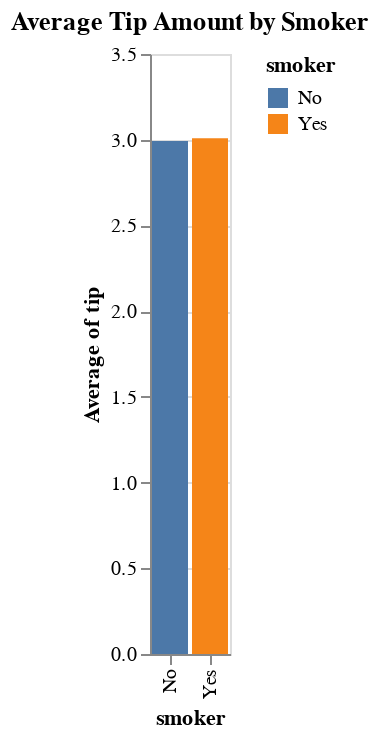

The notebook cell this image was saved under:
### Code cell
#4. Bar Chart of Tips by Smoker
bar_tips_by_smoker = alt.Chart(data).mark_bar().encode(
    x='smoker:N',
    y='average(tip):Q',
    color='smoker:N',
    tooltip=['smoker', 'average(tip)']
).properties(
    title='Average Tip Amount by Smoker'
)
bar_tips_by_smoker

### Figure 1 — Vega-Lite specification as saved in the notebook (floating-point values rounded to 4 significant figures; data arrays with more than 128 entries replaced by an {"elided": "..."} marker saying what was removed)
{"config": {"view": {"continuousWidth": 300, "continuousHeight": 300}}, "data": {"name": "data-f795d6974a782cd165ff81948ea68153"}, "mark": {"type": "bar"}, "encoding": {"color": {"field": "smoker", "type": "nominal"}, "tooltip": [{"field": "smoker", "type": "nominal"}, {"aggregate": "average", "field": "tip", "type": "quantitative"}], "x": {"field": "smoker", "type": "nominal"}, "y": {"aggregate": "average", "field": "tip", "type": "quantitative"}}, "title": "Average Tip Amount by Smoker", "$schema": "https://vega.github.io/schema/vega-lite/v5.17.0.json", "datasets": {"data-f795d6974a782cd165ff81948ea68153": {"elided": "244 records"}}}
